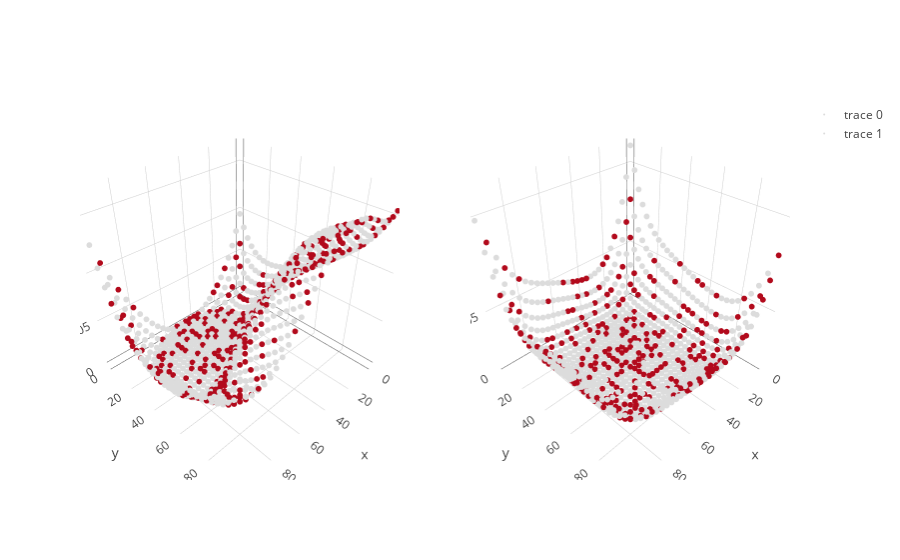

Notebook cell for this chart:
### Code cell
trace_est = go.Scatter3d(x = X[:,0], y = X[:,1], z=var_est, mode = 'markers', marker=dict(size = 2, color = color))
trace_exact = go.Scatter3d(x = X[:,0], y = X[:,1], z=var_exact, mode = 'markers', marker=dict(size = 2, color = color))

fig = tools.make_subplots(rows=1, cols=2, specs=[[{'is_3d': True}, {'is_3d': True}]])
fig.append_trace(trace_est, 1, 1)
fig.append_trace(trace_exact, 1, 2)
iplot(fig)

### Figure 1 — Plotly figure (JSON) as saved in the notebook; plotly's stock layout.template omitted (floating-point values rounded to 4 significant figures; data arrays with more than 128 entries replaced by an {"elided": "..."} marker saying what was removed)
{"data": [{"marker": {"color": {"elided": "900 int values"}, "size": 2}, "mode": "markers", "scene": "scene1", "type": "scatter3d", "x": {"elided": "900 float values"}, "y": {"elided": "900 float values"}, "z": {"elided": "900 float values"}}, {"marker": {"color": {"elided": "900 int values"}, "size": 2}, "mode": "markers", "scene": "scene2", "type": "scatter3d", "x": {"elided": "900 float values"}, "y": {"elided": "900 float values"}, "z": {"elided": "900 float values"}}], "layout": {"scene1": {"domain": {"x": [0, 0.45], "y": [0, 1]}}, "scene2": {"domain": {"x": [0.55, 1], "y": [0, 1]}}}}
